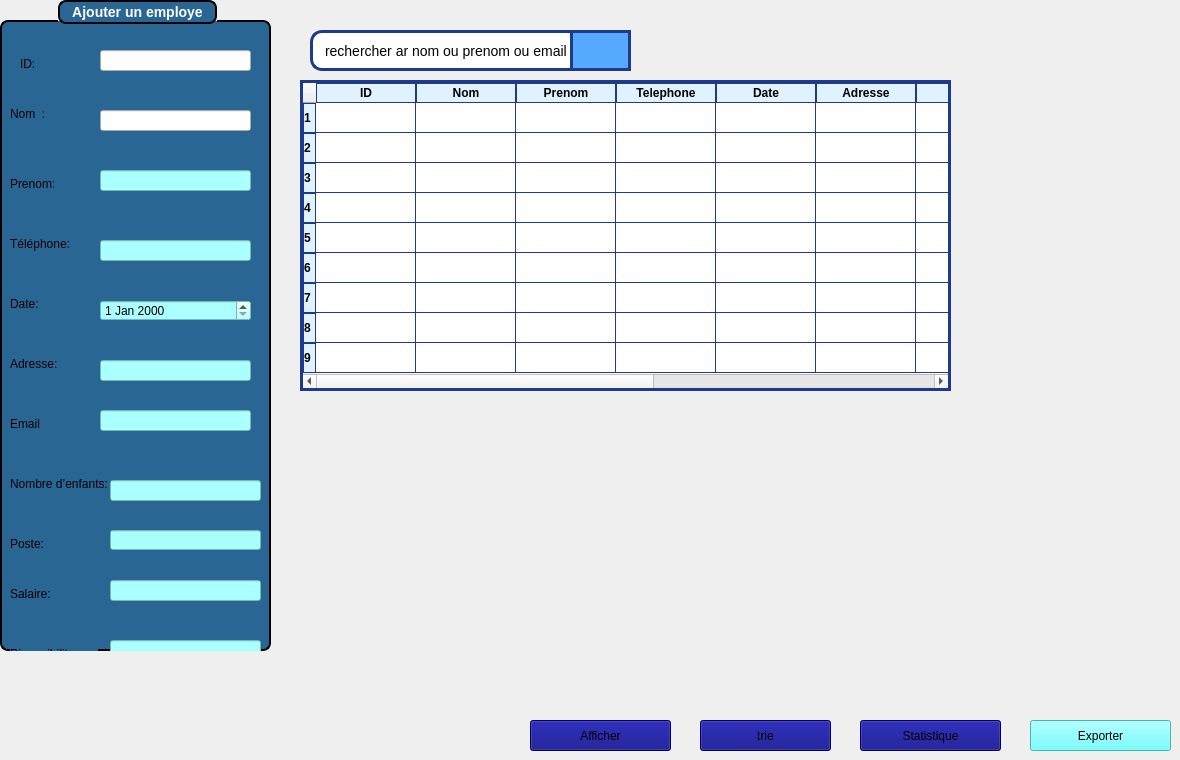
    <widget class="QWidget" name="page_5">
     <widget class="QPushButton" name="pushButton_6">
      <property name="geometry">
       <rect>
        <x>700</x>
        <y>720</y>
        <width>131</width>
        <height>31</height>
       </rect>
      </property>
      <property name="styleSheet">
       <string notr="true">background-color: rgb(0, 0, 127);</string>
      </property>
      <property name="text">
       <string>trie</string>
      </property>
     </widget>
     <widget class="QLineEdit" name="lineEdit_14">
      <property name="geometry">
       <rect>
        <x>310</x>
        <y>30</y>
        <width>321</width>
        <height>41</height>
       </rect>
      </property>
      <property name="styleSheet">
       <string notr="true">QLineEdit {
      border: 3px solid #1E3A8A;
      /* default border */
    border-radius: 12px;            /* rounded shape */
    padding: 6px 10px;
    background-color: #ffffff;
    color: black;
    font-size: 14px;
}

/* when focused */
QLineEdit:focus {
    border: 2px solid #2f2ee9;      /* highlight color */
    background-color: #f0f4ff;      /* light blue background on focus */
    font-weight: bold;              /* text bolder on focus */
}

</string>
      </property>
      <property name="text">
       <string>rechercher ar nom ou prenom ou email</string>
      </property>
     </widget>
     <widget class="QTableWidget" name="tableWidget_4">
      <property name="geometry">
       <rect>
        <x>300</x>
        <y>80</y>
        <width>651</width>
        <height>311</height>
       </rect>
      </property>
      <property name="styleSheet">
       <string notr="true">QTableWidget {
    border: 3px solid #1E3A8A;   /* outer border */
    gridline-color: #1E3A8A;     /* inner cell lines */
    color: black;                /* text color inside cells */
    background-color: white;     /* cell background */
}

QHeaderView::section {
    border: 1px solid #1E3A8A;
    color: black;                /* header text color */
    background-color: #E0F2FE;   /* light blue header background */
    font-weight: bold;
}


</string>
      </property>
      <row/>
      <row/>
      <row/>
      <row/>
      <row/>
      <row/>
      <row/>
      <row/>
      <row/>
      <column>
       <property name="text">
        <string>ID</string>
       </property>
      </column>
      <column>
       <property name="text">
        <string>Nom</string>
       </property>
      </column>
      <column>
       <property name="text">
        <string>Prenom</string>
       </property>
      </column>
      <column>
       <property name="text">
        <string>Telephone</string>
       </property>
      </column>
      <column>
       <property name="text">
        <string>Date</string>
       </property>
      </column>
      <column>
       <property name="text">
        <string>Adresse</string>
       </property>
      </column>
      <column>
       <property name="text">
        <string>Email</string>
       </property>
      </column>
      <column>
       <property name="text">
        <string>Nouvelle colonne</string>
       </property>
      </column>
      <column>
       <property name="text">
        <string>Poste</string>
       </property>
      </column>
      <column>
       <property name="text">
        <string>Nouvelle colonne</string>
       </property>
      </column>
      <column>
       <property name="text">
        <string>Disponibilite</string>
       </property>
      </column>
     </widget>
     <widget class="QPushButton" name="pushButton_10">
      <property name="geometry">
       <rect>
        <x>530</x>
        <y>720</y>
        <width>141</width>
        <height>31</height>
       </rect>
      </property>
      <property name="styleSheet">
       <string notr="true">background-color: rgb(0, 0, 127);</string>
      </property>
      <property name="text">
       <string>Afficher</string>
      </property>
     </widget>
     <widget class="QGroupBox" name="groupBox_4">
      <property name="geometry">
       <rect>
        <x>0</x>
        <y>0</y>
        <width>271</width>
        <height>651</height>
       </rect>
      </property>
      <property name="styleSheet">
       <string notr="true">QGroupBox {
    background-color: rgb(41, 102, 148);   /* blue background */
    border: 2px solid black;               /* black border, 2px wide */
    border-radius: 8px;                    /* rounded corners */
    margin-top: 20px;                      /* space for the title */
    color: white;                          /* title text color */
    font-weight: bold;
    font-size: 14px;
}

QGroupBox::title {
 border: 2px solid black;               /* black border, 2px wide */
    border-radius: 8px;     
background-color: rgb(41, 102, 148);
    subcontrol-origin: margin;
    subcontrol-position: top center;       /* title centered */
    padding: 2px 10px;
}
</string>
      </property>
      <property name="title">
       <string>Ajouter un employe</string>
      </property>
      <widget class="QLabel" name="label_19">
       <property name="geometry">
        <rect>
         <x>20</x>
         <y>50</y>
         <width>31</width>
         <height>28</height>
        </rect>
       </property>
       <property name="styleSheet">
        <string notr="true">background-color: rgb(41, 102, 148);</string>
       </property>
       <property name="text">
        <string>ID:</string>
       </property>
      </widget>
      <widget class="QLineEdit" name="lineEdit_15">
       <property name="geometry">
        <rect>
         <x>100</x>
         <y>50</y>
         <width>151</width>
         <height>21</height>
        </rect>
       </property>
      </widget>
      <widget class="QLabel" name="label_20">
       <property name="geometry">
        <rect>
         <x>10</x>
         <y>100</y>
         <width>51</width>
         <height>28</height>
        </rect>
       </property>
       <property name="styleSheet">
        <string notr="true">background-color: rgb(41, 102, 148);</string>
       </property>
       <property name="text">
        <string>Nom  :</string>
       </property>
      </widget>
      <widget class="QLineEdit" name="lineEdit_16">
       <property name="geometry">
        <rect>
         <x>100</x>
         <y>110</y>
         <width>151</width>
         <height>21</height>
        </rect>
       </property>
      </widget>
      <widget class="QLabel" name="label_21">
       <property name="geometry">
        <rect>
         <x>10</x>
         <y>170</y>
         <width>55</width>
         <height>28</height>
        </rect>
       </property>
       <property name="styleSheet">
        <string notr="true">background-color: rgb(41, 102, 148);</string>
       </property>
       <property name="text">
        <string>Prenom:</string>
       </property>
      </widget>
      <widget class="QLineEdit" name="lineEdit_17">
       <property name="geometry">
        <rect>
         <x>100</x>
         <y>170</y>
         <width>151</width>
         <height>21</height>
        </rect>
       </property>
       <property name="styleSheet">
        <string notr="true">background-color: rgb(170, 255, 255);
</string>
       </property>
      </widget>
      <widget class="QLabel" name="label_22">
       <property name="geometry">
        <rect>
         <x>10</x>
         <y>230</y>
         <width>72</width>
         <height>28</height>
        </rect>
       </property>
       <property name="styleSheet">
        <string notr="true">background-color: rgb(41, 102, 148);</string>
       </property>
       <property name="text">
        <string>Téléphone:</string>
       </property>
      </widget>
      <widget class="QDateEdit" name="dateEdit_2">
       <property name="geometry">
        <rect>
         <x>100</x>
         <y>300</y>
         <width>151</width>
         <height>21</height>
        </rect>
       </property>
       <property name="styleSheet">
        <string notr="true">background-color: rgb(170, 255, 255);
color: rgb(0, 0, 0);
</string>
       </property>
      </widget>
      <widget class="QLineEdit" name="lineEdit_18">
       <property name="geometry">
        <rect>
         <x>100</x>
         <y>240</y>
         <width>151</width>
         <height>21</height>
        </rect>
       </property>
       <property name="styleSheet">
        <string notr="true">background-color: rgb(170, 255, 255);
</string>
       </property>
      </widget>
      <widget class="QLabel" name="label_23">
       <property name="geometry">
        <rect>
         <x>10</x>
         <y>290</y>
         <width>41</width>
         <height>28</height>
        </rect>
       </property>
       <property name="styleSheet">
        <string notr="true">background-color: rgb(41, 102, 148);</string>
       </property>
       <property name="text">
        <string>Date:</string>
       </property>
      </widget>
      <widget class="QLabel" name="label_24">
       <property name="geometry">
        <rect>
         <x>10</x>
         <y>350</y>
         <width>55</width>
         <height>28</height>
        </rect>
       </property>
       <property name="styleSheet">
        <string notr="true">background-color: rgb(41, 102, 148);</string>
       </property>
       <property name="text">
        <string>Adresse:</string>
       </property>
      </widget>
      <widget class="QLineEdit" name="lineEdit_19">
       <property name="geometry">
        <rect>
         <x>100</x>
         <y>360</y>
         <width>151</width>
         <height>21</height>
        </rect>
       </property>
       <property name="styleSheet">
        <string notr="true">background-color: rgb(170, 255, 255);
</string>
       </property>
      </widget>
      <widget class="QLabel" name="label_25">
       <property name="geometry">
        <rect>
         <x>10</x>
         <y>410</y>
         <width>48</width>
         <height>28</height>
        </rect>
       </property>
       <property name="styleSheet">
        <string notr="true">background-color: rgb(41, 102, 148);</string>
       </property>
       <property name="text">
        <string>Email</string>
       </property>
      </widget>
      <widget class="QLineEdit" name="lineEdit_20">
       <property name="geometry">
        <rect>
         <x>100</x>
         <y>410</y>
         <width>151</width>
         <height>21</height>
        </rect>
       </property>
       <property name="styleSheet">
        <string notr="true">background-color: rgb(170, 255, 255);

</string>
       </property>
      </widget>
      <widget class="QLabel" name="label_26">
       <property name="geometry">
        <rect>
         <x>10</x>
         <y>470</y>
         <width>122</width>
         <height>28</height>
        </rect>
       </property>
       <property name="styleSheet">
        <string notr="true">background-color: rgb(41, 102, 148);</string>
       </property>
       <property name="text">
        <string>Nombre d’enfants:</string>
       </property>
      </widget>
      <widget class="QLineEdit" name="lineEdit_21">
       <property name="geometry">
        <rect>
         <x>110</x>
         <y>480</y>
         <width>151</width>
         <height>21</height>
        </rect>
       </property>
       <property name="styleSheet">
        <string notr="true">background-color: rgb(170, 255, 255);
</string>
       </property>
      </widget>
      <widget class="QLabel" name="label_27">
       <property name="geometry">
        <rect>
         <x>10</x>
         <y>530</y>
         <width>38</width>
         <height>28</height>
        </rect>
       </property>
       <property name="styleSheet">
        <string notr="true">background-color: rgb(41, 102, 148);</string>
       </property>
       <property name="text">
        <string>Poste:</string>
       </property>
      </widget>
      <widget class="QLineEdit" name="lineEdit_22">
       <property name="geometry">
        <rect>
         <x>110</x>
         <y>530</y>
         <width>151</width>
         <height>20</height>
        </rect>
       </property>
       <property name="styleSheet">
        <string notr="true">background-color: rgb(170, 255, 255);
</string>
       </property>
      </widget>
      <widget class="QLabel" name="label_28">
       <property name="geometry">
        <rect>
         <x>10</x>
         <y>580</y>
         <width>48</width>
         <height>28</height>
        </rect>
       </property>
       <property name="styleSheet">
        <string notr="true">background-color: rgb(41, 102, 148);</string>
       </property>
       <property name="text">
        <string>Salaire:</string>
       </property>
      </widget>
      <widget class="QLineEdit" name="lineEdit_23">
       <property name="geometry">
        <rect>
         <x>110</x>
         <y>580</y>
         <width>151</width>
         <height>21</height>
        </rect>
       </property>
       <property name="styleSheet">
        <string notr="true">background-color: rgb(170, 255, 255);
</string>
       </property>
      </widget>
      <widget class="QLabel" name="label_29">
       <property name="geometry">
        <rect>
         <x>10</x>
         <y>640</y>
         <width>88</width>
         <height>28</height>
        </rect>
       </property>
       <property name="styleSheet">
        <string notr="true">background-color: rgb(41, 102, 148);</string>
       </property>
       <property name="text">
        <string>Disponibilite:</string>
       </property>
      </widget>
      <widget class="QLineEdit" name="lineEdit_24">
       <property name="geometry">
        <rect>
         <x>110</x>
         <y>640</y>
         <width>151</width>
         <height>21</height>
        </rect>
       </property>
       <property name="styleSheet">
        <string notr="true">background-color: rgb(170, 255, 255);
</string>
       </property>
      </widget>
      <widget class="QPushButton" name="pushButton_12">
       <property name="geometry">
        <rect>
         <x>170</x>
         <y>690</y>
         <width>51</width>
         <height>31</height>
        </rect>
       </property>
       <property name="styleSheet">
        <string notr="true">border: 3px solid #1E3A8A;
background-color: rgb(170, 0, 0);</string>
       </property>
       <property name="text">
        <string/>
       </property>
       <property name="icon">
        <iconset theme="QIcon::ThemeIcon::EditClear"/>
       </property>
      </widget>
      <widget class="QPushButton" name="pushButton_13">
       <property name="geometry">
        <rect>
         <x>40</x>
         <y>690</y>
         <width>61</width>
         <height>31</height>
        </rect>
       </property>
       <property name="styleSheet">
        <string notr="true">background-color: rgb(0, 0, 127);</string>
       </property>
       <property name="text">
        <string>Vlider</string>
       </property>
      </widget>
     </widget>
     <widget class="QPushButton" name="pushButton_15">
      <property name="geometry">
       <rect>
        <x>1030</x>
        <y>720</y>
        <width>141</width>
        <height>31</height>
       </rect>
      </property>
      <property name="styleSheet">
       <string notr="true">background-color: rgb(85, 255, 255);
color: rgb(0, 0, 0);</string>
      </property>
      <property name="text">
       <string>Exporter</string>
      </property>
     </widget>
     <widget class="QPushButton" name="pushButton_21">
      <property name="geometry">
       <rect>
        <x>860</x>
        <y>720</y>
        <width>141</width>
        <height>31</height>
       </rect>
      </property>
      <property name="styleSheet">
       <string notr="true">background-color: rgb(0, 0, 127);</string>
      </property>
      <property name="text">
       <string>Statistique</string>
      </property>
     </widget>
     <widget class="QPushButton" name="pushButton_20">
      <property name="geometry">
       <rect>
        <x>570</x>
        <y>30</y>
        <width>61</width>
        <height>41</height>
       </rect>
      </property>
      <property name="styleSheet">
       <string notr="true">background-color: rgb(85, 170, 255);
  border: 3px solid #1E3A8A;
</string>
      </property>
      <property name="text">
       <string/>
      </property>
      <property name="icon">
       <iconset theme="QIcon::ThemeIcon::EditFind"/>
      </property>
     </widget>
    </widget>
